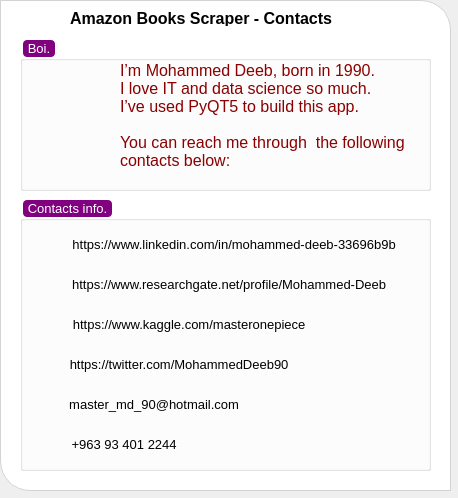
<?xml version="1.0" encoding="UTF-8"?>
<ui version="4.0">
 <class>contacts_Dialog</class>
 <widget class="QDialog" name="contacts_Dialog">
  <property name="geometry">
   <rect>
    <x>0</x>
    <y>0</y>
    <width>458</width>
    <height>498</height>
   </rect>
  </property>
  <property name="windowTitle">
   <string>Amazon Books Scraper - Contacts</string>
  </property>
  <property name="windowIcon">
   <iconset>
    <normaloff>files/app_icon.jpg</normaloff>files/app_icon.jpg</iconset>
  </property>
  <widget class="QWidget" name="widget" native="true">
   <property name="geometry">
    <rect>
     <x>0</x>
     <y>0</y>
     <width>451</width>
     <height>491</height>
    </rect>
   </property>
   <property name="styleSheet">
    <string notr="true">#widget{
border: 1px solid lightgrey; 
border-bottom-left-radius: 30px;
border-top-right-radius: 30px;
background-color:#ffffff;
}</string>
   </property>
   <widget class="QGroupBox" name="groupBox_2">
    <property name="geometry">
     <rect>
      <x>20</x>
      <y>40</y>
      <width>411</width>
      <height>151</height>
     </rect>
    </property>
    <property name="font">
     <font>
      <pointsize>10</pointsize>
     </font>
    </property>
    <property name="styleSheet">
     <string notr="true">QGroupBox::title{
color:white; 
background-color: purple;
border-radius:4px;padding:1px 3px 1px 3px; 
margin-left:3;}</string>
    </property>
    <property name="title">
     <string>Boi.</string>
    </property>
    <widget class="QLabel" name="label_2">
     <property name="geometry">
      <rect>
       <x>100</x>
       <y>20</y>
       <width>301</width>
       <height>111</height>
      </rect>
     </property>
     <property name="font">
      <font>
       <pointsize>12</pointsize>
      </font>
     </property>
     <property name="styleSheet">
      <string notr="true">color:darkred</string>
     </property>
     <property name="text">
      <string>I’m Mohammed Deeb, born in 1990. 
I love IT and data science so much. 
I’ve used PyQT5 to build this app. 

You can reach me through  the following contacts below:</string>
     </property>
     <property name="wordWrap">
      <bool>true</bool>
     </property>
    </widget>
    <widget class="QLabel" name="label">
     <property name="geometry">
      <rect>
       <x>10</x>
       <y>20</y>
       <width>81</width>
       <height>121</height>
      </rect>
     </property>
     <property name="styleSheet">
      <string notr="true"/>
     </property>
     <property name="text">
      <string/>
     </property>
     <property name="pixmap">
      <pixmap>files/contacts_icons/md90.jpg</pixmap>
     </property>
     <property name="scaledContents">
      <bool>true</bool>
     </property>
    </widget>
   </widget>
   <widget class="QGroupBox" name="groupBox">
    <property name="geometry">
     <rect>
      <x>20</x>
      <y>200</y>
      <width>411</width>
      <height>271</height>
     </rect>
    </property>
    <property name="font">
     <font>
      <pointsize>10</pointsize>
     </font>
    </property>
    <property name="styleSheet">
     <string notr="true">QGroupBox::title{
color:white; 
background-color: purple;
border-radius:4px;padding:1px 3px 1px 3px; 
margin-left:3;}</string>
    </property>
    <property name="title">
     <string>Contacts info.</string>
    </property>
    <widget class="QPushButton" name="contactResearchgate_pushButton">
     <property name="geometry">
      <rect>
       <x>10</x>
       <y>60</y>
       <width>391</width>
       <height>48</height>
      </rect>
     </property>
     <property name="minimumSize">
      <size>
       <width>48</width>
       <height>48</height>
      </size>
     </property>
     <property name="font">
      <font>
       <pointsize>10</pointsize>
       <weight>50</weight>
       <bold>false</bold>
      </font>
     </property>
     <property name="cursor">
      <cursorShape>PointingHandCursor</cursorShape>
     </property>
     <property name="styleSheet">
      <string notr="true">QPushButton{border:0px solid;}
QPushButton::hover{ 
color:blue;
font: bold 8pt &quot;MS Shell Dlg 2&quot;;
}
QPushButton::pressed{ 
color:red;
font: bold 8pt &quot;MS Shell Dlg 2&quot;;
}</string>
     </property>
     <property name="text">
      <string>  https://www.researchgate.net/profile/Mohammed-Deeb</string>
     </property>
     <property name="icon">
      <iconset>
       <normaloff>files/contacts_icons/rg.png</normaloff>files/contacts_icons/rg.png</iconset>
     </property>
     <property name="iconSize">
      <size>
       <width>36</width>
       <height>36</height>
      </size>
     </property>
    </widget>
    <widget class="QPushButton" name="contactTwitter_pushButton">
     <property name="geometry">
      <rect>
       <x>0</x>
       <y>140</y>
       <width>311</width>
       <height>48</height>
      </rect>
     </property>
     <property name="minimumSize">
      <size>
       <width>48</width>
       <height>48</height>
      </size>
     </property>
     <property name="font">
      <font>
       <pointsize>10</pointsize>
       <weight>50</weight>
       <bold>false</bold>
      </font>
     </property>
     <property name="cursor">
      <cursorShape>PointingHandCursor</cursorShape>
     </property>
     <property name="styleSheet">
      <string notr="true">QPushButton{border:0px solid;}
QPushButton::hover{ 
color:blue;
font: bold 8pt &quot;MS Shell Dlg 2&quot;;
}
QPushButton::pressed{ 
color:red;
font: bold 8pt &quot;MS Shell Dlg 2&quot;;
}</string>
     </property>
     <property name="text">
      <string>  https://twitter.com/MohammedDeeb90</string>
     </property>
     <property name="icon">
      <iconset>
       <normaloff>files/contacts_icons/twitter.png</normaloff>files/contacts_icons/twitter.png</iconset>
     </property>
     <property name="iconSize">
      <size>
       <width>36</width>
       <height>36</height>
      </size>
     </property>
    </widget>
    <widget class="QPushButton" name="contactKaggle_pushButton">
     <property name="geometry">
      <rect>
       <x>20</x>
       <y>100</y>
       <width>291</width>
       <height>48</height>
      </rect>
     </property>
     <property name="minimumSize">
      <size>
       <width>48</width>
       <height>48</height>
      </size>
     </property>
     <property name="font">
      <font>
       <pointsize>10</pointsize>
       <weight>50</weight>
       <bold>false</bold>
      </font>
     </property>
     <property name="cursor">
      <cursorShape>PointingHandCursor</cursorShape>
     </property>
     <property name="styleSheet">
      <string notr="true">QPushButton{border:0px solid;}
QPushButton::hover{ 
color:blue;
font: bold 8pt &quot;MS Shell Dlg 2&quot;;
}
QPushButton::pressed{ 
color:red;
font: bold 8pt &quot;MS Shell Dlg 2&quot;;
}</string>
     </property>
     <property name="text">
      <string>  https://www.kaggle.com/masteronepiece</string>
     </property>
     <property name="icon">
      <iconset>
       <normaloff>files/contacts_icons/kaggle.png</normaloff>files/contacts_icons/kaggle.png</iconset>
     </property>
     <property name="iconSize">
      <size>
       <width>36</width>
       <height>36</height>
      </size>
     </property>
    </widget>
    <widget class="QPushButton" name="contactLinkedin_pushButton">
     <property name="geometry">
      <rect>
       <x>10</x>
       <y>20</y>
       <width>401</width>
       <height>48</height>
      </rect>
     </property>
     <property name="minimumSize">
      <size>
       <width>48</width>
       <height>48</height>
      </size>
     </property>
     <property name="font">
      <font>
       <pointsize>10</pointsize>
       <weight>50</weight>
       <bold>false</bold>
      </font>
     </property>
     <property name="cursor">
      <cursorShape>PointingHandCursor</cursorShape>
     </property>
     <property name="styleSheet">
      <string notr="true">QPushButton{border:0px solid;}
QPushButton::hover{ 
color:blue;
font: bold 8pt &quot;MS Shell Dlg 2&quot;;
}
QPushButton::pressed{ 
color:red;
font: bold 8pt &quot;MS Shell Dlg 2&quot;;
}</string>
     </property>
     <property name="text">
      <string>  https://www.linkedin.com/in/mohammed-deeb-33696b9b</string>
     </property>
     <property name="icon">
      <iconset>
       <normaloff>files/contacts_icons/linkedin.png</normaloff>files/contacts_icons/linkedin.png</iconset>
     </property>
     <property name="iconSize">
      <size>
       <width>36</width>
       <height>36</height>
      </size>
     </property>
    </widget>
    <widget class="QPushButton" name="pushButton_3">
     <property name="geometry">
      <rect>
       <x>0</x>
       <y>180</y>
       <width>261</width>
       <height>48</height>
      </rect>
     </property>
     <property name="minimumSize">
      <size>
       <width>48</width>
       <height>48</height>
      </size>
     </property>
     <property name="font">
      <font>
       <pointsize>10</pointsize>
       <weight>50</weight>
       <bold>false</bold>
      </font>
     </property>
     <property name="cursor">
      <cursorShape>ArrowCursor</cursorShape>
     </property>
     <property name="styleSheet">
      <string notr="true">border:0px solid;</string>
     </property>
     <property name="text">
      <string>  master_md_90@hotmail.com</string>
     </property>
     <property name="icon">
      <iconset>
       <normaloff>files/contacts_icons/hotmail.png</normaloff>files/contacts_icons/hotmail.png</iconset>
     </property>
     <property name="iconSize">
      <size>
       <width>36</width>
       <height>36</height>
      </size>
     </property>
    </widget>
    <widget class="QPushButton" name="pushButton_6">
     <property name="geometry">
      <rect>
       <x>20</x>
       <y>220</y>
       <width>161</width>
       <height>48</height>
      </rect>
     </property>
     <property name="minimumSize">
      <size>
       <width>48</width>
       <height>48</height>
      </size>
     </property>
     <property name="font">
      <font>
       <pointsize>10</pointsize>
       <weight>50</weight>
       <bold>false</bold>
      </font>
     </property>
     <property name="cursor">
      <cursorShape>ArrowCursor</cursorShape>
     </property>
     <property name="styleSheet">
      <string notr="true">border:0px solid;</string>
     </property>
     <property name="text">
      <string>  +963 93 401 2244</string>
     </property>
     <property name="icon">
      <iconset>
       <normaloff>files/contacts_icons/whatapp.png</normaloff>files/contacts_icons/whatapp.png</iconset>
     </property>
     <property name="iconSize">
      <size>
       <width>36</width>
       <height>36</height>
      </size>
     </property>
    </widget>
   </widget>
   <widget class="QPushButton" name="contacts_pushButton">
    <property name="geometry">
     <rect>
      <x>400</x>
      <y>10</y>
      <width>30</width>
      <height>30</height>
     </rect>
    </property>
    <property name="cursor">
     <cursorShape>PointingHandCursor</cursorShape>
    </property>
    <property name="styleSheet">
     <string notr="true">QPushButton{
border:0px solid; border-radius:15px;
}

QPushButton::hover{
background-color : #EFE4B0;
}

QPushButton::pressed{
border:3px solid grey;

}

</string>
    </property>
    <property name="text">
     <string/>
    </property>
    <property name="icon">
     <iconset>
      <normaloff>files/contacts_icons/close.png</normaloff>files/contacts_icons/close.png</iconset>
    </property>
    <property name="iconSize">
     <size>
      <width>32</width>
      <height>32</height>
     </size>
    </property>
   </widget>
   <widget class="QLabel" name="label_3">
    <property name="geometry">
     <rect>
      <x>70</x>
      <y>10</y>
      <width>301</width>
      <height>16</height>
     </rect>
    </property>
    <property name="font">
     <font>
      <pointsize>12</pointsize>
      <weight>75</weight>
      <bold>true</bold>
     </font>
    </property>
    <property name="text">
     <string>Amazon Books Scraper - Contacts</string>
    </property>
   </widget>
  </widget>
 </widget>
 <resources/>
 <connections>
  <connection>
   <sender>contacts_pushButton</sender>
   <signal>clicked()</signal>
   <receiver>contacts_Dialog</receiver>
   <slot>close()</slot>
   <hints>
    <hint type="sourcelabel">
     <x>406</x>
     <y>23</y>
    </hint>
    <hint type="destinationlabel">
     <x>371</x>
     <y>-8</y>
    </hint>
   </hints>
  </connection>
 </connections>
</ui>
